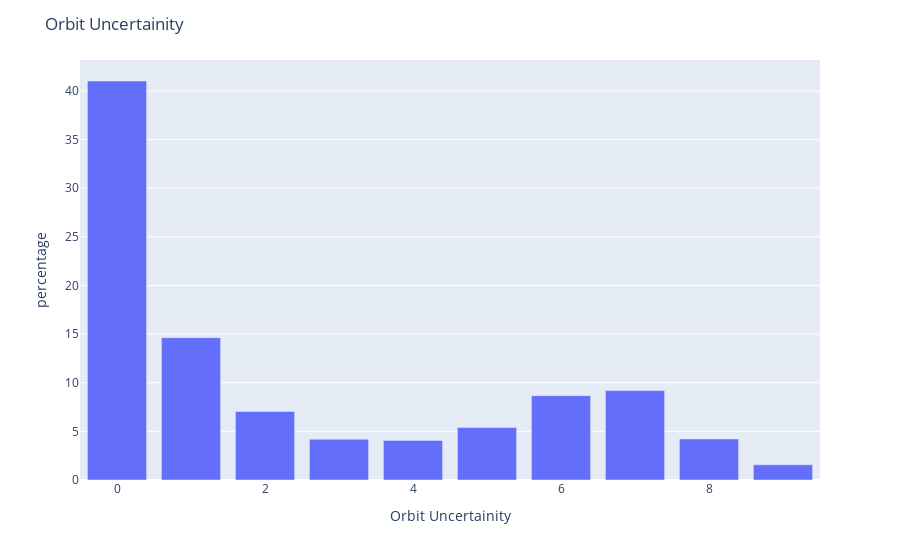

The notebook cell this image was saved under:
### Code cell
# get the values
print(df['Orbit Uncertainity'].value_counts())
print('\n')

# show Orbit uncertainty value chart
df1 = df.groupby(["Orbit Uncertainity"]).count().reset_index()

fig = px.bar(df1,
    y=df.groupby(["Orbit Uncertainity"]).size()/len(df)*100,
    x="Orbit Uncertainity")
fig.update_layout(yaxis_title='percentage',
    title_text='Orbit Uncertainity')
fig.show()

### Figure 1 — Plotly figure (JSON) as saved in the notebook; plotly's stock layout.template omitted (floating-point values rounded to 4 significant figures)
{"data": [{"alignmentgroup": "True", "hovertemplate": "Orbit Uncertainity=%{x}<br>y=%{y}<extra></extra>", "legendgroup": "", "marker": {"color": "#636efa", "pattern": {"shape": ""}}, "name": "", "offsetgroup": "", "orientation": "v", "showlegend": false, "textposition": "auto", "type": "bar", "x": [0, 1, 2, 3, 4, 5, 6, 7, 8, 9], "xaxis": "x", "y": [41.02, 14.64, 7.045, 4.184, 4.069, 5.392, 8.672, 9.194, 4.222, 1.564], "yaxis": "y"}], "layout": {"barmode": "relative", "legend": {"tracegroupgap": 0}, "margin": {"t": 60}, "title": {"text": "Orbit Uncertainity"}, "xaxis": {"anchor": "y", "domain": [0, 1], "title": {"text": "Orbit Uncertainity"}}, "yaxis": {"anchor": "x", "domain": [0, 1], "title": {"text": "percentage"}}}}
